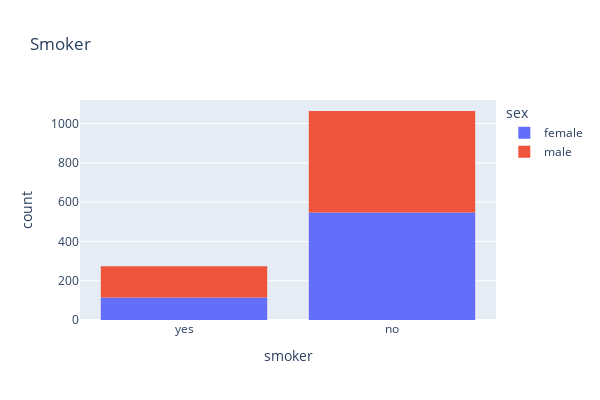

The notebook cell this image was saved under:
### Code cell
fig =px.histogram(medical_df, x='smoker', color='sex', title='Smoker')
fig.update_layout(width =600 ,height =400)

### Figure 1 — Plotly figure (JSON) as saved in the notebook; plotly's stock layout.template omitted (floating-point values rounded to 4 significant figures; data arrays with more than 128 entries replaced by an {"elided": "..."} marker saying what was removed)
{"data": [{"bingroup": "x", "hovertemplate": "sex=female<br>smoker=%{x}<br>count=%{y}<extra></extra>", "legendgroup": "female", "marker": {"color": "#636efa", "pattern": {"shape": ""}}, "name": "female", "orientation": "v", "showlegend": true, "type": "histogram", "x": {"elided": "662 str values"}, "xaxis": "x", "yaxis": "y"}, {"bingroup": "x", "hovertemplate": "sex=male<br>smoker=%{x}<br>count=%{y}<extra></extra>", "legendgroup": "male", "marker": {"color": "#EF553B", "pattern": {"shape": ""}}, "name": "male", "orientation": "v", "showlegend": true, "type": "histogram", "x": {"elided": "676 str values"}, "xaxis": "x", "yaxis": "y"}], "layout": {"barmode": "relative", "height": 400, "legend": {"title": {"text": "sex"}, "tracegroupgap": 0}, "title": {"text": "Smoker"}, "width": 600, "xaxis": {"anchor": "y", "domain": [0, 1], "title": {"text": "smoker"}}, "yaxis": {"anchor": "x", "domain": [0, 1], "title": {"text": "count"}}}}
